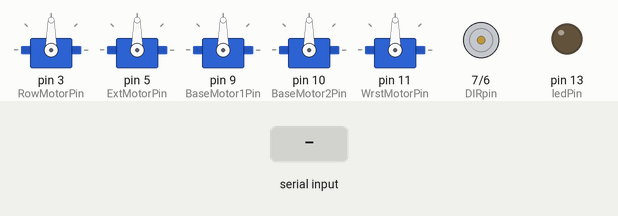
Simulated run of this sketch. Board: Arduino Uno, built with avr-gcc and run on an emulated ATmega328P. Parts: 5 × servo, direction and speed pins drawn as motors (green arrow = direction pin HIGH = forward, orange = LOW = backward, longer = more drive), output pins drawn as LEDs (lit = HIGH). The test bench sets the inputs (shaded band).

Above: at 1.2 s.
1.3 s: "T" received over Serial
At 2.5 s:
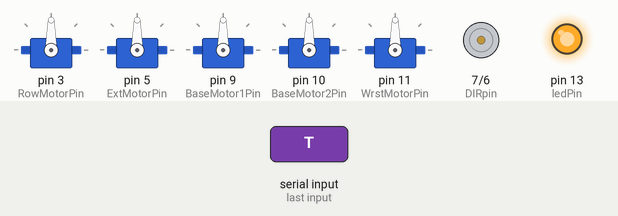
2.8 s: byte 83 ('S') received over Serial
At 3.8 s:
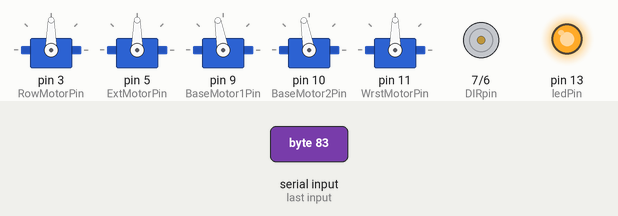
4.3 s: byte 65 ('A') received over Serial
At 4.9 s:
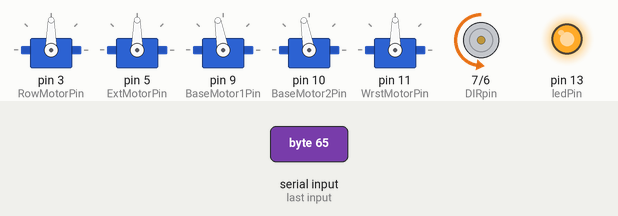
5.8 s: byte 87 ('W') received over Serial
At 6.1 s:
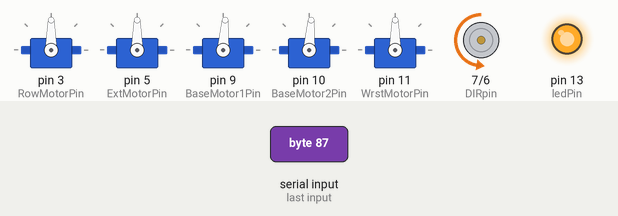
7.3 s: "t" received over Serial
At 8.4 s:
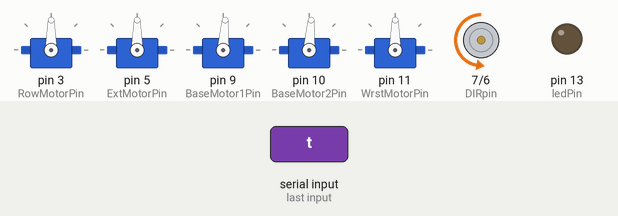
8.8 s: "J" received over Serial
At 9.5 s:
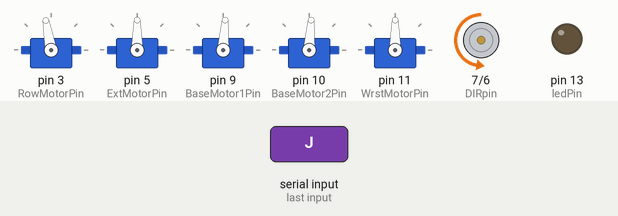
Timing chart, 0 to 11.3 s (numbered marks = the images above; inputs shaded):
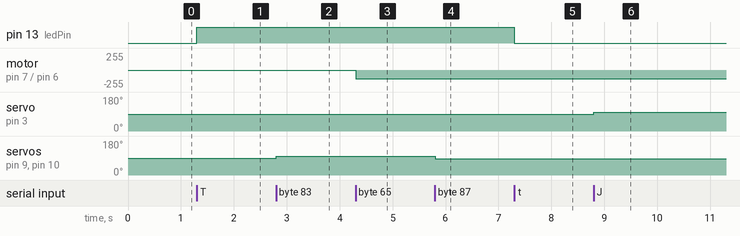

Measured:
- after the input at 1.3 s, pin 13 (ledPin): LOW → HIGH at once
- after the input at 2.8 s, servo on pin 9 (BaseMotor1Pin), servo on pin 10 (BaseMotor2Pin): 90° → 100° at once
- after the input at 4.3 s, motor on pin 7 (DIRpin) / pin 6 (TurPWMPin): stopped → backward 128/255 at once
- after the input at 5.8 s, servo on pin 9 (BaseMotor1Pin), servo on pin 10 (BaseMotor2Pin): 100° → 86° at once
- after the input at 7.3 s, pin 13 (ledPin): HIGH → LOW at once
- after the input at 8.8 s, servo on pin 3 (RowMotorPin): 90° → 100° at once

The sketch:

V3SerialMotor.ino
```cpp
#include <Servo.h>

#define RowMotorPin 3
#define ExtMotorPin 5
#define TurPWMPin 6
#define BaseMotor1Pin 9
#define BaseMotor2Pin 10
#define WrstMotorPin 11

Servo RowMotor;
Servo ExtMotor;
Servo B1Motor;
Servo B2Motor;
Servo WrstMotor;

const int ledPin = 13;  // Pin for LED (or another device you want to control)
const int DIRpin = 7; //DIR Pin for Brushed Turret Motor

void setup() {
    Serial.begin(9600);
    RowMotor.attach(RowMotorPin);
    ExtMotor.attach(ExtMotorPin);
    B1Motor.attach(BaseMotor1Pin);
    B2Motor.attach(BaseMotor2Pin);
    WrstMotor.attach(WrstMotorPin);
    pinMode(TurPWMPin, OUTPUT);
    pinMode(DIRpin, OUTPUT);
    pinMode(ledPin, OUTPUT);
}

void loop() {
    int StopMotorVal = 1500; //Neutral signal for brushless
    int MotorSpeed = 70; //Speed Setting for motor movement
    int StallSpeed = 40; //Speed to Stall Motor and emulate breaking
    int SlowStallSpeed = 30; //Slower stall speed for the

    if (Serial.available() > 0) {
        char command = Serial.read();  // Read the incoming byte as a char

        // Respond to specific key presses
        if (command == 'T') {
            digitalWrite(ledPin, HIGH);  // Turn on LED
        }
        else if (command == 't') {
            digitalWrite(ledPin, LOW);  // Turn off LED
        }
        else if (command == 'J') {
          RowMotor.writeMicroseconds(StopMotorVal + MotorSpeed);
        }
        else if (command == 'j') {
          RowMotor.writeMicroseconds(StopMotorVal);
        }
        else if (command == 'L') {
          RowMotor.writeMicroseconds(StopMotorVal - MotorSpeed);
        }
        else if (command == 'l') {
          RowMotor.writeMicroseconds(StopMotorVal);
        }
        else if (command == 'I') {
          ExtMotor.writeMicroseconds(StopMotorVal - MotorSpeed);
        }
        else if (command == 'i') {
          ExtMotor.writeMicroseconds(StopMotorVal);
        }
        else if (command == 'K') {
          ExtMotor.writeMicroseconds(StopMotorVal + MotorSpeed);
        }
        else if (command == 'k') {
          ExtMotor.writeMicroseconds(StopMotorVal);
        }
        else if (command == 'W') {
          B1Motor.writeMicroseconds(StopMotorVal - MotorSpeed);
          B2Motor.writeMicroseconds(StopMotorVal - MotorSpeed);
        }
        else if (command == 'w') {
          B1Motor.writeMicroseconds(StopMotorVal);
          B2Motor.writeMicroseconds(StopMotorVal);
        }
        else if (command == 'S') {
          B1Motor.writeMicroseconds(StopMotorVal + MotorSpeed);
          B2Motor.writeMicroseconds(StopMotorVal + MotorSpeed);
        }
        else if (command == 's') {
          B1Motor.writeMicroseconds(StopMotorVal);
          B2Motor.writeMicroseconds(StopMotorVal);
        }
        else if (command == 'A') {
          analogWrite(TurPWMPin, 128);
          digitalWrite(DIRpin, LOW);
        }
        else if (command == 'a') {
          analogWrite(TurPWMPin, 0);
          digitalWrite(DIRpin, LOW);
        }
        else if (command == 'D') {
         analogWrite(TurPWMPin, 128);
         digitalWrite(DIRpin, HIGH);
        }
        else if (command == 'd') {
          analogWrite(TurPWMPin, 0);
          digitalWrite(DIRpin, LOW);
        }
        else if (command == 'U') {
          ExtMotor.writeMicroseconds(StopMotorVal - StallSpeed);
        }
        else if (command == 'O') {
          ExtMotor.writeMicroseconds(StopMotorVal - SlowStallSpeed);
        }
        else if (command == 'Y') {
          WrstMotor.writeMicroseconds(StopMotorVal - MotorSpeed);
        }
        else if (command == 'y') {
          WrstMotor.writeMicroseconds(StopMotorVal);
        }
        else if (command == 'U') {
          WrstMotor.writeMicroseconds(StopMotorVal + MotorSpeed);
        }
        else if (command == 'u') {
          WrstMotor.writeMicroseconds(StopMotorVal);
        }
        else if (command == 'Z') {
          WrstMotor.writeMicroseconds(StopMotorVal);
          RowMotor.writeMicroseconds(StopMotorVal);
          ExtMotor.writeMicroseconds(StopMotorVal);
          B1Motor.writeMicroseconds(StopMotorVal);
          B2Motor.writeMicroseconds(StopMotorVal);
          analogWrite(TurPWMPin, 0);
          digitalWrite(DIRpin, LOW);
        }
        // Add more responses for other keys here
      }
    }
```
